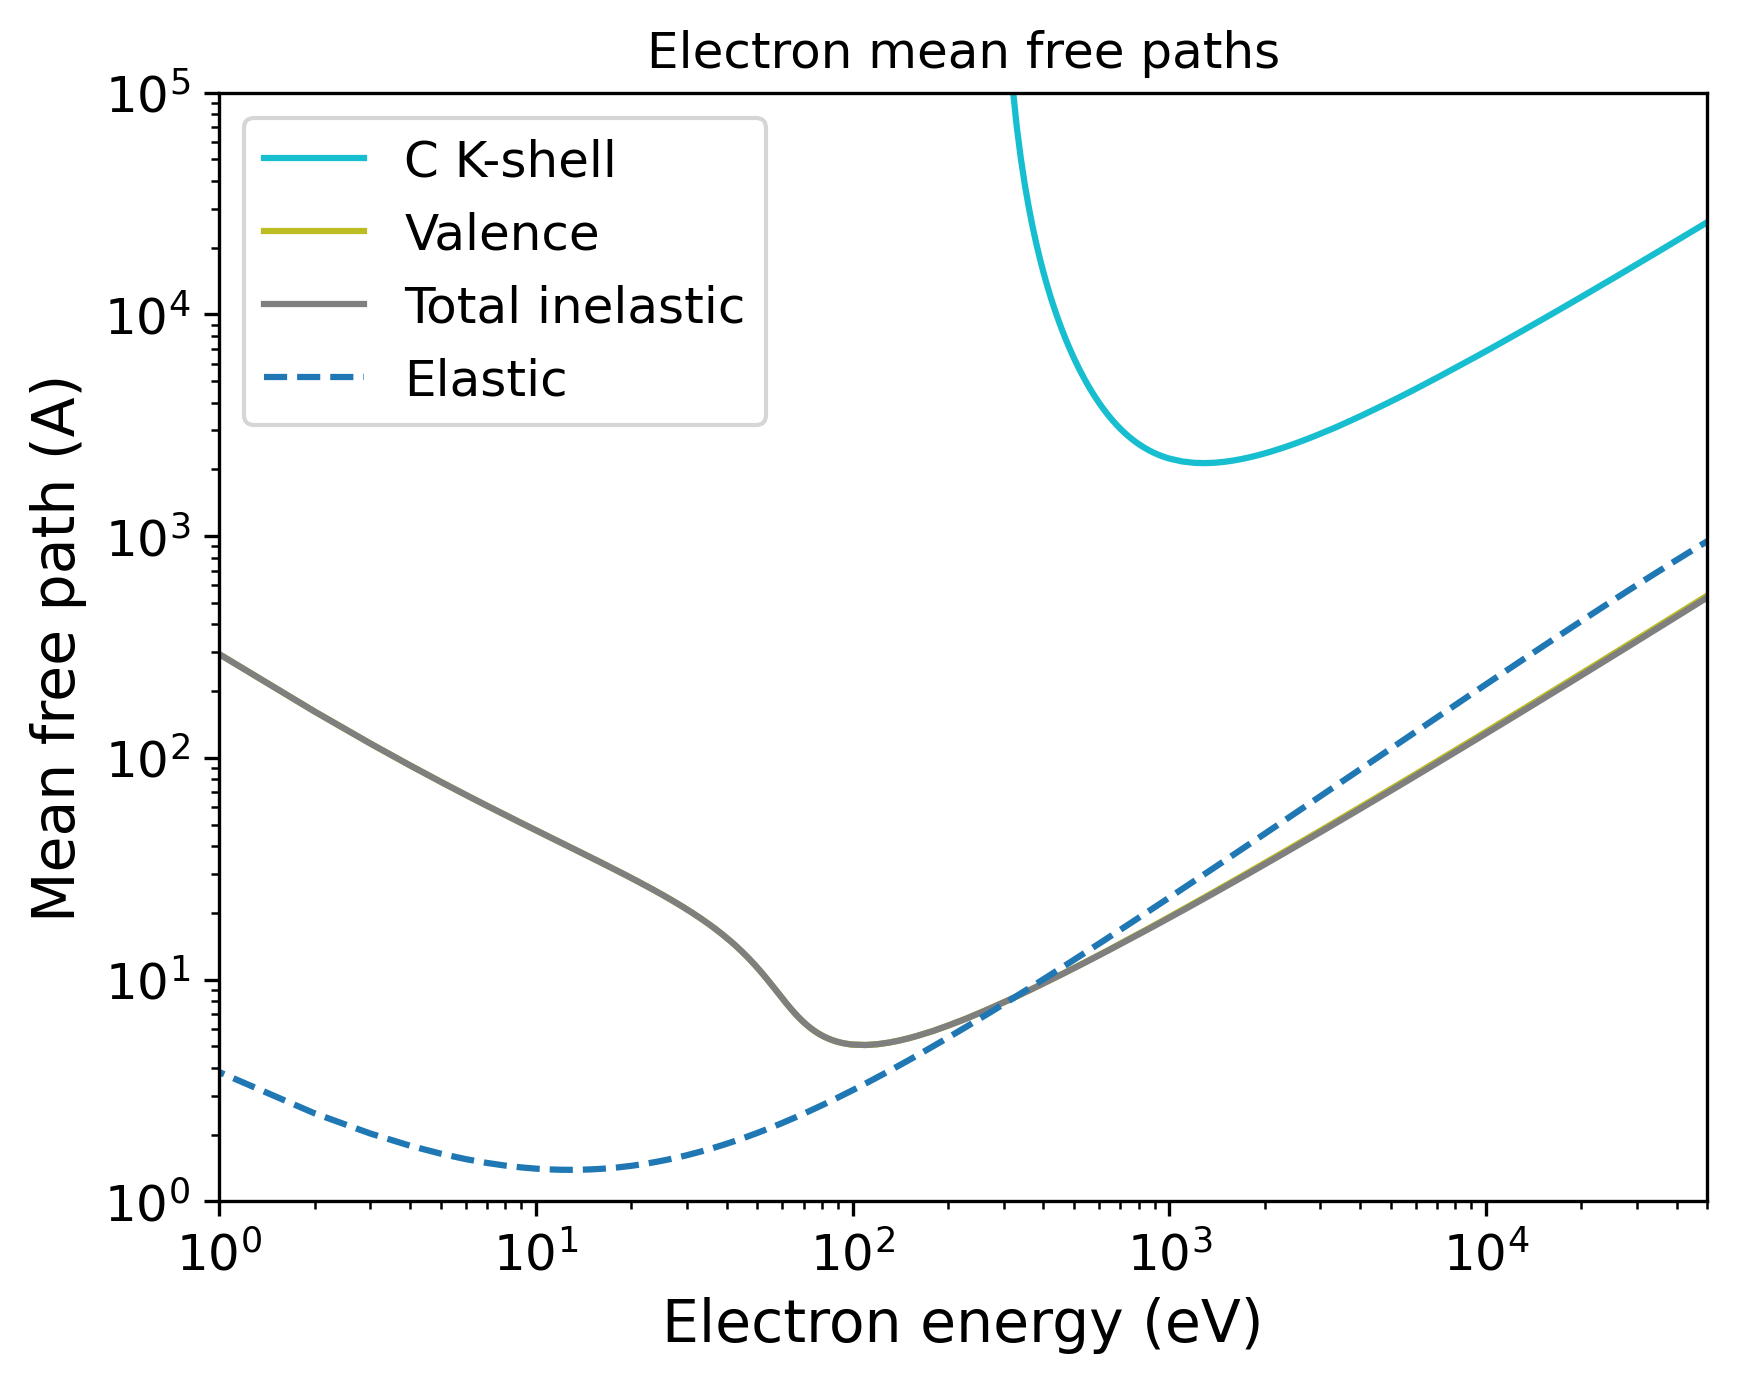

Write Python code to recreate this figure.
import pandas as pd
import numpy as np
import matplotlib.pyplot as plt
import matplotlib.cm as cm
# Set the format:
plt.xlabel("Electron energy (eV)", fontsize=14)
plt.ylabel("Mean free path (A)", fontsize=14)
plt.xticks(fontsize=12)
plt.yticks(fontsize=12)
plt.grid(False)
# Set the axes:
# Read the output file:
df = pd.read_csv(r"OUTPUT_Amorphous_Carbon_Electron_IMFP.dat", sep=r'\s+', header=None, comment="#", skipinitialspace=True)
plt.xscale("log")
plt.yscale("log")
# Prepare the plot:
columns_to_plot = [ 1, 2, 3]
labels = [ "C K-shell", "Valence", "Total inelastic"]
# Create N distinct colors from a colormap
N = len(columns_to_plot)
colors = plt.cm.tab10(np.linspace(1, 0, 10))
# Set line styles:
linestyles = [ "-", "-", "-"]
for i, col in enumerate(columns_to_plot):
    color = colors[i % len(colors)]
    ls    = linestyles[i % len(linestyles)]
    label = labels[i % len(labels)]
    plt.plot(df.iloc[:, 0], df.iloc[:, col],
    color=color,
    label=label,
    linestyle=ls)
# Add a curve from the second file
df2 = pd.read_csv(r"OUTPUT_Amorphous_Carbon_Electron_EMFP.dat", sep=r'\s+', header=None, comment="#", skipinitialspace=True)
columns_to_plot2 = [ 2]
labels2 = [ "Elastic"]
# Create second part of the plot:
for col, label in zip(columns_to_plot2, labels2):
    plt.plot(df2.iloc[:, 0], df2.iloc[:, col], label=label, linestyle="--")
plt.xlim(1.00000000,50000.00000000)
plt.ylim(1.00000000,100000.00000000)
plt.title("Electron mean free paths")
plt.legend(loc="best", fontsize=12)
# Save the plot in this format:
plt.savefig("OUTPUT_MFP_electron.png", dpi=300, bbox_inches="tight")
